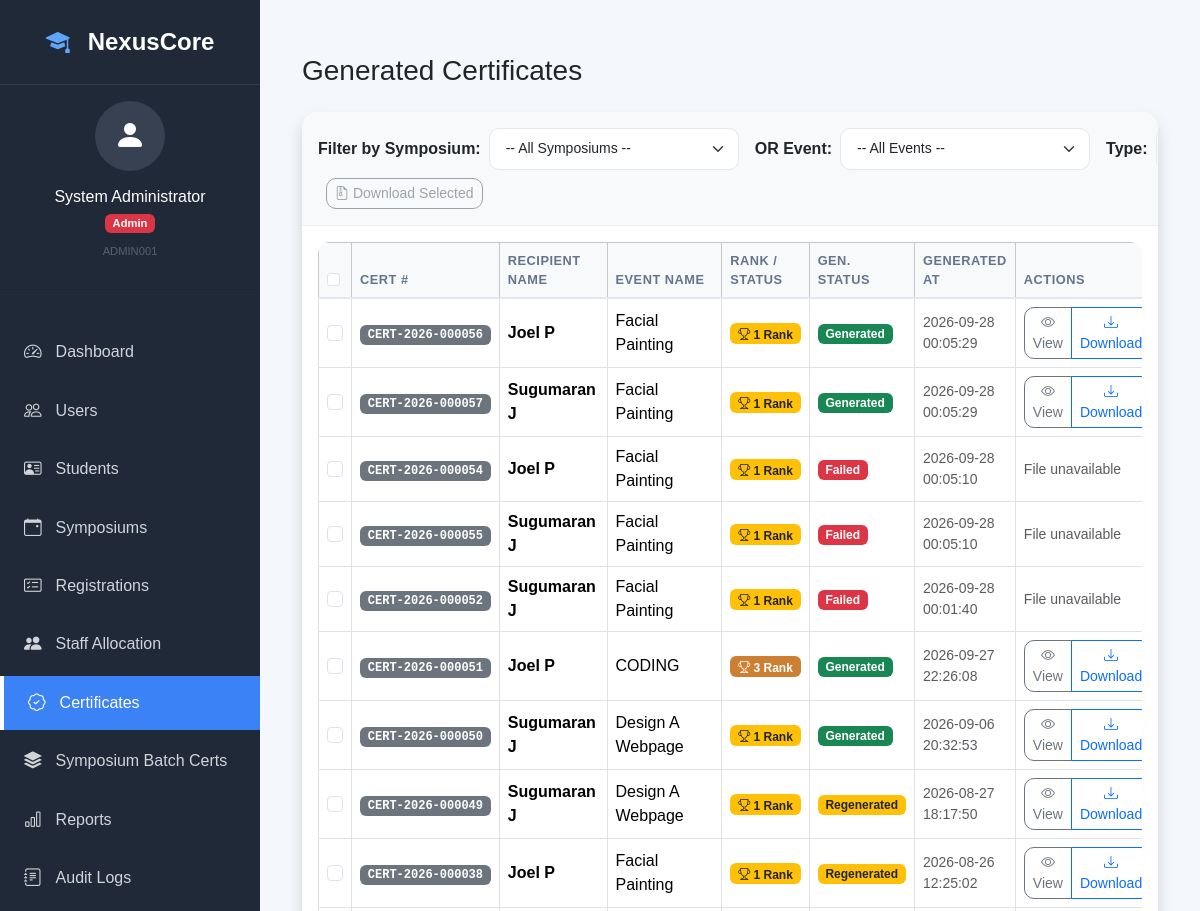
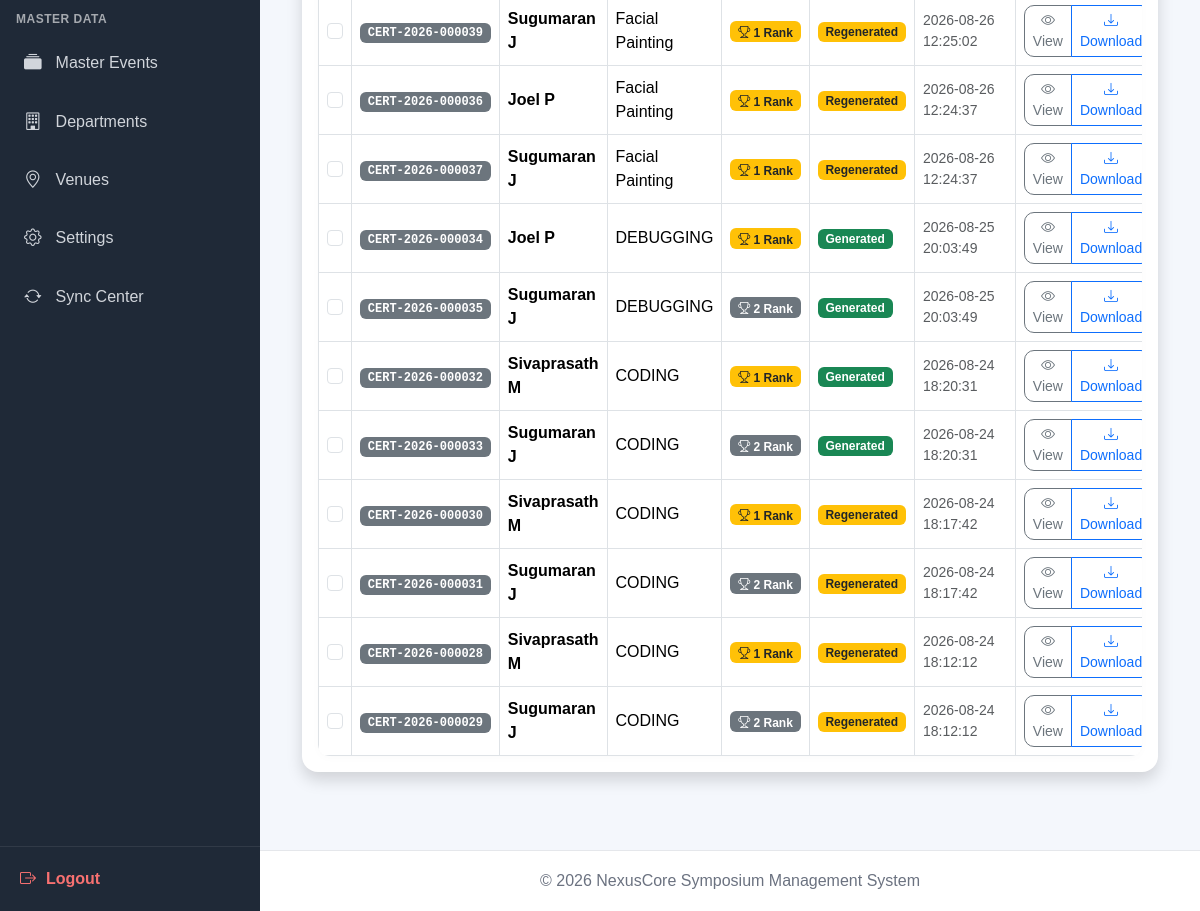
Page /certificates/generated (signed in) on the committed database (2 pictures, top to bottom).
### tables this page shows
CREATE TABLE `generated_certificates` (
  `certificate_id` bigint(20) NOT NULL AUTO_INCREMENT,
  `certificate_number` varchar(50) NOT NULL COMMENT 'e.g. CERT-2026-000001',
  `verification_token` char(64) DEFAULT NULL COMMENT 'Cryptographically random opaque token for public verification URL. NULL for legacy records only.',
  `certificate_hash` char(64) DEFAULT NULL COMMENT 'SHA-256 of deterministic canonical payload snapshot captured at issuance. NULL for legacy records only.',
  `canonical_snapshot` longtext DEFAULT NULL COMMENT 'Immutable snapshot of certificate data at issuance. Source of truth for certificate_hash recomputation during verification.' CHECK (json_valid(`canonical_snapshot`)),
  `symposium_event_id` bigint(20) NOT NULL,
  `application_id` bigint(20) NOT NULL,
  `recipient_student_id` bigint(20) DEFAULT NULL,
  `result_id` bigint(20) DEFAULT NULL,
  `template_id` bigint(20) NOT NULL,
  `version_id` bigint(20) NOT NULL,
  `recipient_name` varchar(150) NOT NULL COMMENT 'Denormalised name for display (not source of truth)',
  `rank_position` int(11) DEFAULT NULL COMMENT 'From competition_results at generation time',
  `result_status` varchar(50) DEFAULT NULL COMMENT 'NULL for Participant certificates with no competition result',
  `certificate_type` enum('Winner','Participant','Legacy') DEFAULT NULL COMMENT 'Winner=rank-based; Participant=attendance-based; Legacy=pre-refactor record',
  `attendance_session_id` bigint(20) DEFAULT NULL COMMENT 'FK to attendance_sessions; set for Participant certificates',
  `is_current` tinyint(1) DEFAULT NULL COMMENT 'NULL=historical; 1=current issuance. MariaDB UNIQUE allows multiple NULLs.',
  `canonical_schema_version` tinyint(3) unsigned NOT NULL DEFAULT 1 COMMENT '1=original 16-field schema; 2=adds certificate_type+attendance_session_id',
  `cert_issuance_key` varchar(120) DEFAULT NULL COMMENT 'Computed: event_id|app_id|COALESCE(student_id,0)|certificate_type. Uniqueness anchor.',
  `file_path` varchar(255) NOT NULL COMMENT 'Relative path: storage/certificates/certificate_{id}.pdf',
  `file_hash` char(64) DEFAULT NULL COMMENT 'SHA-256 of the final generated PDF bytes',
  `generation_status` enum('Generating','Finalizing','Generated','Failed','Superseded','Regenerated') NOT NULL COMMENT 'Generating/Finalizing are transitional states during atomic PDF placement',
  `generation_notes` text DEFAULT NULL COMMENT 'Error message or regeneration reason',
  `generated_by` bigint(20) NOT NULL,
  `generated_at` timestamp NOT NULL DEFAULT current_timestamp(),
  `regenerated_count` int(11) NOT NULL DEFAULT 0,
  `previous_cert_id` bigint(20) DEFAULT NULL COMMENT 'Self-ref: points to replaced record on regeneration',
  PRIMARY KEY (`certificate_id`),
  UNIQUE KEY `uq_certificate_number` (`certificate_number`),
  UNIQUE KEY `uq_gc_verification_token` (`verification_token`),
  UNIQUE KEY `uq_gc_current` (`cert_issuance_key`,`is_current`),
  KEY `idx_gc_event` (`symposium_event_id`),
  KEY `idx_gc_application` (`application_id`),
  KEY `idx_gc_result` (`result_id`),
  KEY `idx_gc_template` (`template_id`),
  KEY `idx_gc_version` (`version_id`),
  KEY `idx_gc_status` (`generation_status`),
  KEY `fk_gc_generated_by` (`generated_by`),
  KEY `fk_generated_cert_recipient` (`recipient_student_id`),
  KEY `idx_gc_verification_token` (`verification_token`),
  CONSTRAINT `fk_gc_application` FOREIGN KEY (`application_id`) REFERENCES `applications` (`application_id`) ON UPDATE CASCADE,
  CONSTRAINT `fk_gc_event` FOREIGN KEY (`symposium_event_id`) REFERENCES `symposium_events` (`symposium_event_id`) ON UPDATE CASCADE,
  CONSTRAINT `fk_gc_generated_by` FOREIGN KEY (`generated_by`) REFERENCES `users` (`user_id`) ON UPDATE CASCADE,
  CONSTRAINT `fk_gc_result` FOREIGN KEY (`result_id`) REFERENCES `competition_results` (`result_id`) ON UPDATE CASCADE,
  CONSTRAINT `fk_gc_template` FOREIGN KEY (`template_id`) REFERENCES `certificate_templates` (`certificate_template_id`) ON UPDATE CASCADE,
  CONSTRAINT `fk_gc_version` FOREIGN KEY (`version_id`) REFERENCES `certificate_template_versions` (`version_id`) ON UPDATE CASCADE,
  CONSTRAINT `fk_generated_cert_recipient` FOREIGN KEY (`recipient_student_id`) REFERENCES `students` (`student_id`) ON DELETE SET NULL
);

CREATE TABLE `symposium_events` (
  `symposium_event_id` bigint(20) NOT NULL AUTO_INCREMENT,
  `symposium_id` bigint(20) NOT NULL,
  `event_id` bigint(20) NOT NULL,
  `master_version_used` varchar(10) NOT NULL DEFAULT '1.0',
  `event_code` varchar(20) NOT NULL,
  `event_name` varchar(150) NOT NULL,
  `description` varchar(255) DEFAULT NULL,
  `category` enum('Technical','Non-Technical') NOT NULL,
  `participation_type` enum('Individual','Team','Both') NOT NULL,
  `min_team_size` tinyint(3) unsigned NOT NULL DEFAULT 1,
  `max_team_size` tinyint(3) unsigned NOT NULL DEFAULT 1,
  `snapshot_rules` longtext NOT NULL CHECK (json_valid(`snapshot_rules`)),
  `snapshot_instructions` text DEFAULT NULL,
  `snapshot_evaluation` longtext DEFAULT NULL CHECK (json_valid(`snapshot_evaluation`)),
  `supports_registration` tinyint(1) NOT NULL DEFAULT 1,
  `supports_attendance` tinyint(1) NOT NULL DEFAULT 1,
  `supports_evaluation` tinyint(1) NOT NULL DEFAULT 1,
  `supports_certificates` tinyint(1) NOT NULL DEFAULT 1,
  `prelim_decision` enum('Pending','Required','Not Required') NOT NULL DEFAULT 'Pending',
  `judging_method` enum('Marks','Rubrics','Voting','Mixed') NOT NULL DEFAULT 'Marks',
  `maximum_score` decimal(5,2) NOT NULL DEFAULT 100.00,
  `venue_id` int(11) DEFAULT NULL,
  `event_date` date DEFAULT NULL,
  `session` enum('FN','AN','Full Day') DEFAULT NULL,
  `reporting_time` time DEFAULT NULL,
  `start_time` time DEFAULT NULL,
  `end_time` time DEFAULT NULL,
  `registration_start` datetime DEFAULT NULL,
  `registration_end` datetime DEFAULT NULL,
  `max_participants` smallint(5) unsigned DEFAULT NULL,
  `event_mode` enum('Offline','Online','Hybrid') NOT NULL DEFAULT 'Offline',
  `faculty_coordinator_id` bigint(20) DEFAULT NULL,
  `custom_rules_override` longtext DEFAULT NULL CHECK (json_valid(`custom_rules_override`)),
  `custom_notes` text DEFAULT NULL,
  `display_order` int(11) NOT NULL DEFAULT 1,
  `status` enum('Draft','Published','Registration Open','Registration Closed','Running','Completed','Cancelled') NOT NULL DEFAULT 'Draft',
  `schedule_status` enum('Unscheduled','Scheduled','Rescheduled','Locked') NOT NULL DEFAULT 'Unscheduled',
  `scheduled_at` datetime DEFAULT NULL,
  `scheduled_by` bigint(20) DEFAULT NULL,
  `rescheduled_at` datetime DEFAULT NULL,
  `rescheduled_by` bigint(20) DEFAULT NULL,
  `reschedule_reason` text DEFAULT NULL,
  `is_locked` tinyint(1) NOT NULL DEFAULT 0,
  `created_by` bigint(20) NOT NULL,
  `created_at` timestamp NOT NULL DEFAULT current_timestamp(),
  `updated_at` timestamp NOT NULL DEFAULT current_timestamp() ON UPDATE current_timestamp(),
  PRIMARY KEY (`symposium_event_id`),
  UNIQUE KEY `uq_sym_event` (`symposium_id`,`event_id`),
  KEY `idx_se_symposium` (`symposium_id`),
  KEY `idx_se_event` (`event_id`),
  KEY `idx_se_venue` (`venue_id`),
  KEY `idx_se_date` (`event_date`),
  KEY `idx_se_status` (`status`),
  KEY `idx_se_coord` (`faculty_coordinator_id`),
  KEY `fk_se_created_by` (`created_by`),
  CONSTRAINT `fk_se_coord` FOREIGN KEY (`faculty_coordinator_id`) REFERENCES `users` (`user_id`) ON DELETE SET NULL,
  CONSTRAINT `fk_se_created_by` FOREIGN KEY (`created_by`) REFERENCES `users` (`user_id`),
  CONSTRAINT `fk_se_event` FOREIGN KEY (`event_id`) REFERENCES `master_events` (`event_id`),
  CONSTRAINT `fk_se_symposium` FOREIGN KEY (`symposium_id`) REFERENCES `symposiums` (`symposium_id`) ON DELETE CASCADE,
  CONSTRAINT `fk_se_venue` FOREIGN KEY (`venue_id`) REFERENCES `venues` (`venue_id`),
  CONSTRAINT `chk_se_time` CHECK (`end_time` > `start_time`),
  CONSTRAINT `chk_se_team_size` CHECK (`max_team_size` >= `min_team_size`)
);

### templates/certificate/generated.php (the view, shortened to what the rows shown need)
<div class="container-fluid py-4">
    <div class="d-flex justify-content-between align-items-center mb-4">
        <h1 class="h3 mb-0 text-gray-800"><?= htmlspecialchars($page_title ?? 'Generated Certificates', ENT_QUOTES, 'UTF-8') ?></h1>
    </div>
    <div class="card shadow mb-4">
        <div class="card-body">
            <?php if (empty($certs)): ?>
                <div class="text-center py-5">
                    <i class="bi bi-inbox display-1 text-muted mb-3"></i>
                    <h4 class="text-secondary">No Certificates Found</h4>
                    <p class="text-muted">No generated certificates match your criteria.</p>
                </div>
            <?php else: ?>
                <div class="table-responsive">
                    <table class="table table-hover table-bordered align-middle">
                        <thead class="table-light">
                            <tr>
                                <th style="width: 40px;"><input type="checkbox" class="form-check-input" id="check-all"></th>
                                <th>Cert #</th>
                                <th>Recipient Name</th>
                                <th>Event Name</th>
                                <th>Rank / Status</th>
                                <th>Gen. Status</th>
                                <th>Generated At</th>
                                <th>Actions</th>
                            </tr>
                        </thead>
                        <tbody>
                            <?php foreach ($certs as $cert): ?>
                                <tr>
                                    <td><input type="checkbox" class="form-check-input cert-check" value="<?= htmlspecialchars((string)$cert['certificate_id'], ENT_QUOTES, 'UTF-8') ?>"></td>
                                    <td><span class="badge bg-secondary font-monospace"><?= htmlspecialchars($cert['certificate_number'], ENT_QUOTES, 'UTF-8') ?></span></td>
                                    <td class="fw-bold"><?= htmlspecialchars($cert['recipient_name'], ENT_QUOTES, 'UTF-8') ?></td>
                                    <td><?= htmlspecialchars($cert['event_name'] ?? '', ENT_QUOTES, 'UTF-8') ?></td>
                                    <td>
                                        <?php
                                        $certType = $cert['certificate_type'] ?? 'Legacy';
                                        $isWinner = ($certType === 'Winner') || (!empty($cert['rank_position']) && $cert['rank_position'] <= 3 && $certType === 'Legacy');
                                        if ($isWinner):
                                            $rank = (int)($cert['rank_position'] ?? 1);
                                            if ($rank === 1) {
                                                $badgeStyle = 'class="badge bg-warning text-dark"';
                                            } elseif ($rank === 2) {
                                                $badgeStyle = 'class="badge bg-secondary"';
                                            } elseif ($rank === 3) {
                                                $badgeStyle = 'class="badge" style="background-color: #cd7f32; color: #fff;"';
                                            } else {
                                                $badgeStyle = 'class="badge bg-dark"';
                                            }
                                        ?>
                                            <span <?= $badgeStyle ?>><i class="bi bi-trophy"></i> <?= htmlspecialchars((string)$rank, ENT_QUOTES, 'UTF-8') ?> Rank</span>
                                        <?php else: ?>
                                            <span class="badge bg-info text-dark">Participant</span>
                                        <?php endif; ?>
                                    </td>
                                    <td>
                                        <?php if ($cert['generation_status'] === 'Generated'): ?>
                                            <span class="badge bg-success">Generated</span>
                                        <?php elseif ($cert['generation_status'] === 'Regenerated'): ?>
                                            <span class="badge bg-warning text-dark">Regenerated</span>
                                        <?php else: ?>
                                            <span class="badge bg-danger">Failed</span>
                                        <?php endif; ?>
                                    </td>
                                    <td class="small text-muted"><?= htmlspecialchars($cert['generated_at'], ENT_QUOTES, 'UTF-8') ?></td>
                                    <td>
                                        <?php if (in_array($cert['generation_status'], ['Generated', 'Regenerated'])): ?>
                                            <div class="btn-group" role="group">
                                                <a href="<?= base_url('/certificates/view?id=' . urlencode((string)$cert['certificate_id'])) ?>" target="_blank" class="btn btn-sm btn-outline-secondary" title="View PDF">
                                                    <i class="bi bi-eye"></i> View
                                                </a>
                                                <a href="<?= base_url('/certificates/download?id=' . urlencode((string)$cert['certificate_id'])) ?>" class="btn btn-sm btn-outline-primary" title="Download PDF">
                                                    <i class="bi bi-download"></i> Download
                                                </a>
                                            </div>
                                        <?php else: ?>
                                            <span class="text-muted small">File unavailable</span>
                                        <?php endif; ?>
                                    </td>
                                </tr>
                            <?php endforeach; ?>
                        </tbody>
                    </table>
                </div>
            <?php endif; ?>
        </div>
    </div>
</div>

### rows in the picture
generated_certificates: certificate_number "CERT-2026-000056", recipient_name "Joel P", symposium_event.event_name "Facial Painting", rank_position "1", generation_status "Generated", generated_at "2026-09-28 00:05:29"
generated_certificates: certificate_number "CERT-2026-000057", recipient_name "Sugumaran J", symposium_event.event_name "Facial Painting", rank_position "1", generation_status "Generated", generated_at "2026-09-28 00:05:29"
generated_certificates: certificate_number "CERT-2026-000054", recipient_name "Joel P", symposium_event.event_name "Facial Painting", rank_position "1", generation_status "Failed", generated_at "2026-09-28 00:05:10"
generated_certificates: certificate_number "CERT-2026-000055", recipient_name "Sugumaran J", symposium_event.event_name "Facial Painting", rank_position "1", generation_status "Failed", generated_at "2026-09-28 00:05:10"
generated_certificates: certificate_number "CERT-2026-000052", recipient_name "Sugumaran J", symposium_event.event_name "Facial Painting", rank_position "1", generation_status "Failed", generated_at "2026-09-28 00:01:40"
generated_certificates: certificate_number "CERT-2026-000051", recipient_name "Joel P", symposium_event.event_name "CODING", rank_position "3", generation_status "Generated", generated_at "2026-09-27 22:26:08"
generated_certificates: certificate_number "CERT-2026-000050", recipient_name "Sugumaran J", symposium_event.event_name "Design A Webpage", rank_position "1", generation_status "Generated", generated_at "2026-09-06 20:32:53"
generated_certificates: certificate_number "CERT-2026-000049", recipient_name "Sugumaran J", symposium_event.event_name "Design A Webpage", rank_position "1", generation_status "Regenerated", generated_at "2026-08-27 18:17:50"
generated_certificates: certificate_number "CERT-2026-000038", recipient_name "Joel P", symposium_event.event_name "Facial Painting", rank_position "1", generation_status "Regenerated", generated_at "2026-08-26 12:25:02"
generated_certificates: certificate_number "CERT-2026-000039", recipient_name "Sugumaran J", symposium_event.event_name "Facial Painting", rank_position "1", generation_status "Regenerated", generated_at "2026-08-26 12:25:02"
generated_certificates: certificate_number "CERT-2026-000036", recipient_name "Joel P", symposium_event.event_name "Facial Painting", rank_position "1", generation_status "Regenerated", generated_at "2026-08-26 12:24:37"
generated_certificates: certificate_number "CERT-2026-000037", recipient_name "Sugumaran J", symposium_event.event_name "Facial Painting", rank_position "1", generation_status "Regenerated", generated_at "2026-08-26 12:24:37"
generated_certificates: certificate_number "CERT-2026-000034", recipient_name "Joel P", symposium_event.event_name "DEBUGGING", rank_position "1", generation_status "Generated", generated_at "2026-08-25 20:03:49"
generated_certificates: certificate_number "CERT-2026-000035", recipient_name "Sugumaran J", symposium_event.event_name "DEBUGGING", rank_position "2", generation_status "Generated", generated_at "2026-08-25 20:03:49"
generated_certificates: certificate_number "CERT-2026-000032", recipient_name "Sivaprasath M", symposium_event.event_name "CODING", rank_position "1", generation_status "Generated", generated_at "2026-08-24 18:20:31"
generated_certificates: certificate_number "CERT-2026-000033", recipient_name "Sugumaran J", symposium_event.event_name "CODING", rank_position "2", generation_status "Generated", generated_at "2026-08-24 18:20:31"
generated_certificates: certificate_number "CERT-2026-000030", recipient_name "Sivaprasath M", symposium_event.event_name "CODING", rank_position "1", generation_status "Regenerated", generated_at "2026-08-24 18:17:42"
generated_certificates: certificate_number "CERT-2026-000031", recipient_name "Sugumaran J", symposium_event.event_name "CODING", rank_position "2", generation_status "Regenerated", generated_at "2026-08-24 18:17:42"
generated_certificates: certificate_number "CERT-2026-000028", recipient_name "Sivaprasath M", symposium_event.event_name "CODING", rank_position "1", generation_status "Regenerated", generated_at "2026-08-24 18:12:12"
generated_certificates: certificate_number "CERT-2026-000029", recipient_name "Sugumaran J", symposium_event.event_name "CODING", rank_position "2", generation_status "Regenerated", generated_at "2026-08-24 18:12:12"

### other values in the picture
$loggedInUser['full_name'] "System Administrator"
$currentRole "Admin"
$loggedInUser['employee_id'] "ADMIN001"
$item['title'] "Dashboard"
$item['title'] "Users"
$item['title'] "Students"
$item['title'] "Symposiums"
$item['title'] "Registrations"
$item['title'] "Staff Allocation"
$item['title'] "Certificates"
$item['title'] "Symposium Batch Certs"
$item['title'] "Reports"
$item['title'] "Audit Logs"
$item['title'] "MASTER DATA"
$item['title'] "Master Events"
